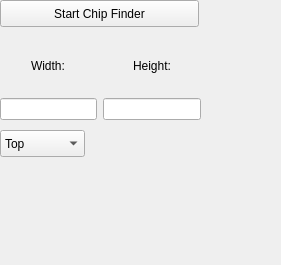
        <widget class="QWidget" name="page">
         <property name="geometry">
          <rect>
           <x>0</x>
           <y>0</y>
           <width>281</width>
           <height>265</height>
          </rect>
         </property>
         <attribute name="label">
          <string>Chip Finder</string>
         </attribute>
         <widget class="QPushButton" name="startChipFinder_Button">
          <property name="geometry">
           <rect>
            <x>0</x>
            <y>0</y>
            <width>199</width>
            <height>27</height>
           </rect>
          </property>
          <property name="text">
           <string>Start Chip Finder</string>
          </property>
         </widget>
         <widget class="QWidget" name="horizontalLayoutWidget_5">
          <property name="geometry">
           <rect>
            <x>0</x>
            <y>40</y>
            <width>201</width>
            <height>80</height>
           </rect>
          </property>
          <layout class="QHBoxLayout" name="horizontalLayout_8">
           <item>
            <layout class="QVBoxLayout" name="verticalLayout_41">
             <item alignment="Qt::AlignHCenter">
              <widget class="QLabel" name="label_69">
               <property name="text">
                <string>Width:</string>
               </property>
              </widget>
             </item>
             <item>
              <widget class="QLineEdit" name="widthChipFinder_LineEdit"/>
             </item>
            </layout>
           </item>
           <item>
            <layout class="QVBoxLayout" name="verticalLayout_42">
             <item alignment="Qt::AlignHCenter">
              <widget class="QLabel" name="label_71">
               <property name="text">
                <string>Height:</string>
               </property>
              </widget>
             </item>
             <item>
              <widget class="QLineEdit" name="heightChipFinder_LineEdit"/>
             </item>
            </layout>
           </item>
          </layout>
         </widget>
         <widget class="QComboBox" name="cameraSelect_Chip">
          <property name="geometry">
           <rect>
            <x>0</x>
            <y>130</y>
            <width>85</width>
            <height>27</height>
           </rect>
          </property>
          <item>
           <property name="text">
            <string>Top</string>
           </property>
          </item>
          <item>
           <property name="text">
            <string>Bottom</string>
           </property>
          </item>
         </widget>
        </widget>
